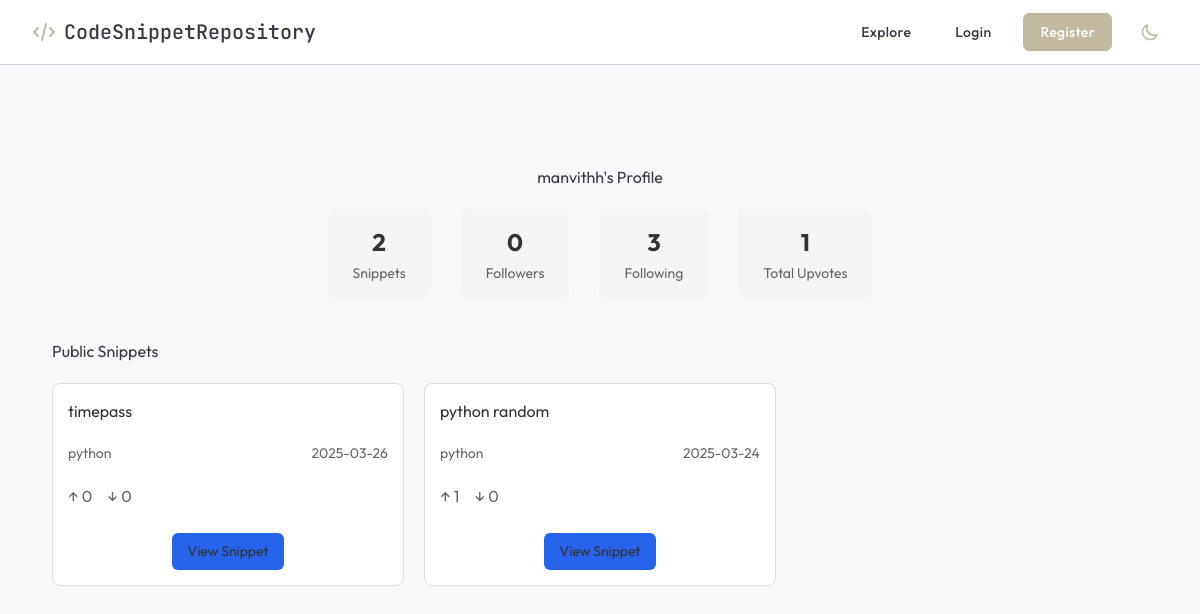
The page /user/manvithh on the database its author committed.
### tables this page shows
CREATE TABLE users (
        id INTEGER PRIMARY KEY AUTOINCREMENT,
        username TEXT UNIQUE NOT NULL,
        email TEXT UNIQUE NOT NULL,
        password TEXT NOT NULL,
        created_at TIMESTAMP DEFAULT CURRENT_TIMESTAMP
    , profile_picture TEXT DEFAULT NULL, bio TEXT DEFAULT NULL, age INTEGER DEFAULT NULL, dob TEXT DEFAULT NULL, profession TEXT DEFAULT NULL, profile_setup INTEGER DEFAULT 0, profile_setup_complete BOOLEAN DEFAULT 0);

CREATE TABLE snippets (
        id INTEGER PRIMARY KEY AUTOINCREMENT,
        user_id INTEGER NOT NULL,
        title TEXT NOT NULL,
        code TEXT NOT NULL,
        language TEXT NOT NULL,
        description TEXT,
        is_private BOOLEAN DEFAULT 0,
        rating_total INTEGER DEFAULT 0,
        rating_count INTEGER DEFAULT 0,
        created_at TIMESTAMP DEFAULT CURRENT_TIMESTAMP, views INTEGER DEFAULT 0,
        FOREIGN KEY (user_id) REFERENCES users (id)
    );

### app.py (the view, shortened to what this page needs)
@app.route('/user/<username>')
def user_profile(username):
    conn = sqlite3.connect('database.db')
    c = conn.cursor()
    user = c.execute('''
        SELECT id, username, email
        FROM users
        WHERE username = ?
    ''', (username,)).fetchone()
    if user is None:
        conn.close()
        flash('User not found!', 'error')
        return redirect(url_for('explore'))
    stats = c.execute('''
        SELECT
            (SELECT COUNT(*) FROM followers WHERE followed_id = ?) as followers_count,
            (SELECT COUNT(*) FROM followers WHERE follower_id = ?) as following_count,
            (SELECT COUNT(*) FROM snippets WHERE user_id = ?) as snippets_count,
            (SELECT COUNT(*) FROM votes v
             JOIN snippets s ON v.snippet_id = s.id
             WHERE s.user_id = ? AND v.vote_type = 'up') as total_upvotes
    ''', (user[0], user[0], user[0], user[0])).fetchone()
    is_following = False
    snippets = c.execute('''
        SELECT s.id, s.title, s.language, s.created_at,
               (SELECT COUNT(*) FROM votes WHERE snippet_id = s.id AND vote_type = 'up') as upvotes,
               (SELECT COUNT(*) FROM votes WHERE snippet_id = s.id AND vote_type = 'down') as downvotes
        FROM snippets s
        WHERE s.user_id = ? AND s.is_private = 0
        ORDER BY s.created_at DESC
    ''', (user[0],)).fetchall()
    conn.close()
    return render_template('user_profile.html',
                         user=user,
                         snippets=snippets,
                         stats=stats,
                         is_following=is_following)

### templates/user_profile.html (shortened to what this page needs)
{% extends "base.html" %}
{% block content %}
<div class="profile-container">
    <div class="profile-header">
        <h1>{{ user[1] }}'s Profile</h1>
        <div class="profile-stats">
            <div class="stat-box">
                <span class="stat-number">{{ stats[2] }}</span>
                <span class="stat-label">Snippets</span>
            </div>
            <div class="stat-box">
                <span class="stat-number">{{ stats[0] }}</span>
                <span class="stat-label">Followers</span>
            </div>
            <div class="stat-box">
                <span class="stat-number">{{ stats[1] }}</span>
                <span class="stat-label">Following</span>
            </div>
            <div class="stat-box">
                <span class="stat-number">{{ stats[3] }}</span>
                <span class="stat-label">Total Upvotes</span>
            </div>
        </div>
    </div>
    <div class="snippets-section">
        <h2>Public Snippets</h2>
        {% if snippets %}
            <div class="snippets-grid">
                {% for snippet in snippets %}
                <div class="snippet-card">
                    <h3>
                        <a href="{{ url_for('view_snippet_explore', id=snippet[0]) }}">
                            {{ snippet[1] }}
                        </a>
                    </h3>
                    <div class="snippet-meta">
                        <span class="language">{{ snippet[2] }}</span>
                        <span class="date">{{ snippet[3][:10] }}</span>
                    </div>
                    <div class="vote-stats">
                        <span class="upvotes">↑ {{ snippet[4] }}</span>
                        <span class="downvotes">↓ {{ snippet[5] }}</span>
                    </div>
                    <div class="snippet-actions">
                        <a href="{{ url_for('view_snippet_explore', id=snippet[0]) }}"
                           class="view-button">
                            View Snippet
                        </a>
                    </div>
                </div>
                {% endfor %}
            </div>
        {% else %}
            <p class="no-snippets">No public snippets yet.</p>
        {% endif %}
    </div>
</div>
{% endblock %}

### templates/user_profile.html (style rules this page uses)
.profile-container { max-width: 1200px; margin: 0 auto; padding: 20px; }
.profile-header { text-align: center; margin-bottom: 40px; }
.profile-stats { display: flex; justify-content: center; gap: 30px; margin-top: 20px; }
.stat-box { background: #f5f5f5; padding: 15px 25px; border-radius: 8px; text-align: center; }
.stat-number { display: block; font-size: 24px; font-weight: bold; color: #333; }
.stat-label { font-size: 14px; color: #666; }
.snippets-grid { display: grid; grid-template-columns: repeat(auto-fill, minmax(300px, 1fr)); gap: 20px; margin-top: 20px; }
.snippet-card { background: white; border: 1px solid #ddd; border-radius: 8px; padding: 15px; transition: transform 0.2s; display: flex; flex-direction: column; justify-content: space-between; }
.snippet-card h3 { margin: 0 0 10px 0; }
.snippet-card a { color: #333; text-decoration: none; }
.snippet-meta { display: flex; justify-content: space-between; color: #666; font-size: 14px; margin: 10px 0; }
.vote-stats { display: flex; gap: 15px; color: #666; margin: 10px 0; }
.snippet-actions { margin-top: 15px; text-align: center; }
.view-button { display: inline-block; padding: 8px 16px; background: #2563eb; color: white; text-decoration: none; border-radius: 6px; font-size: 14px; transition: all 0.2s; }

### templates/base.html (style rules this page uses)
html, body { height: 100%; margin: 0; padding: 0; overflow-y: auto; }

### rows shown on the page
users: username "manvithh"
snippets: title "timepass", language "python", created_at "2025-03-26", snippet "0"
snippets: title "python random", language "python", created_at "2025-03-24", snippet "1", snippet "0"

### other values the page prints
{{ stats[2] }} "2"
{{ stats[0] }} "0"
{{ stats[1] }} "3"
{{ stats[3] }} "1"
